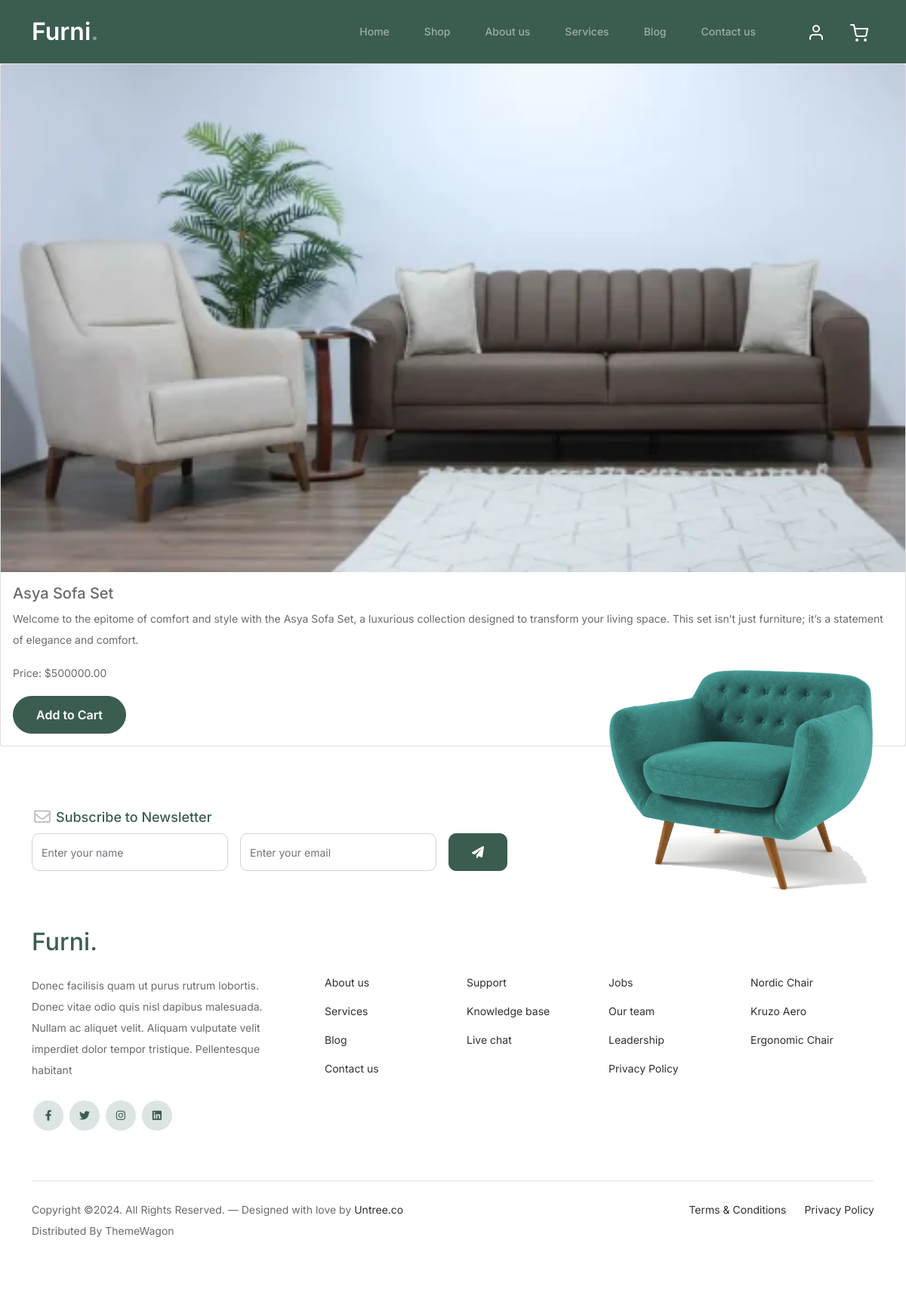
/product/1/, run on the app's committed database.
### ecommerce/models.py (models this page shows, shortened)
class Product(models.Model):
    category = models.ForeignKey(Category, on_delete=models.CASCADE)
    name = models.CharField(max_length=200)
    price = models.DecimalField(max_digits=10, decimal_places=2)
    description = models.TextField()
    image = models.ImageField(upload_to='products/')

### ecommerce/views.py (the view)
# urls.py: path('product/<int:product_id>/', views.product_detail, name='product_detail'),
def product_detail(request, product_id):
    product = get_object_or_404(Product, pk=product_id)
    return render(request, 'ecommerce/product_detail.html', {'product': product})

### ecommerce/templates/ecommerce/product_detail.html (shortened to what this page needs)
{% extends 'ecommerce/base.html' %}
{% block content %}
<div class="card">
    <img src="{{ product.image.url }}" class="card-img-top" alt="{{ product.name }}">
    <div class="card-body">
        <h5 class="card-title">{{ product.name }}</h5>
        <p class="card-text">{{ product.description }}</p>
        <p class="card-text">Price: ${{ product.price }}</p>
        <a href="{% url 'add_to_cart' product.id %}" class="btn btn-primary">Add to Cart</a>
    </div>
</div>
{% endblock %}

### ecommerce/templates/ecommerce/base.html (shortened to what this page needs)
<!doctype html>
{% load static %}
<html lang="en">
<head>
    <link href="{% static 'css/bootstrap.min.css' %}" rel="stylesheet">
    <link href="https://cdnjs.cloudflare.com/ajax/libs/font-awesome/6.0.0-beta3/css/all.min.css" rel="stylesheet">
    <link href="{% static 'css/tiny-slider.css' %}" rel="stylesheet">
    <link href="{% static 'css/style.css' %}" rel="stylesheet">
</head>
<body>
    <nav class="custom-navbar navbar navbar navbar-expand-md navbar-dark bg-dark" arial-label="Furni navigation bar">
        <div class="container">
            <a class="navbar-brand" href="/">Furni<span>.</span></a>
            <div class="collapse navbar-collapse" id="navbarsFurni">
                <ul class="custom-navbar-nav navbar-nav ms-auto mb-2 mb-md-0">
                    <li class="nav-item {% block home %}{% endblock home %}">
                        <a class="nav-link" href="#">Home</a>
                    </li>
                    <li class="{% block shop %}{% endblock shop %}"><a class="nav-link" href="{% url 'product_list' %}">Shop</a></li>
                    <li><a class="nav-link {% block about %}{% endblock about %}" href="#">About us</a></li>
                    <li class="{% block service %}{% endblock service %}"><a class="nav-link" href="#">Services</a></li>
                    <li class="{% block blog %}{% endblock blog %}"><a class="nav-link" href="#">Blog</a></li>
                    <li class="{% block contact %}{% endblock contact %}"><a class="nav-link" href="#">Contact us</a></li>
                </ul>
                <ul class="custom-navbar-cta navbar-nav mb-2 mb-md-0 ms-5">
                    <li><a class="nav-link" href="#"><img src="{% static 'images/user.svg' %}"></a></li>
                    <li><a class="nav-link" href="{% url 'view_cart' %}"><img src="{% static 'images/cart.svg' %}"></a></li>
                </ul>
            </div>
        </div>
    </nav>
    {% block content %}
    {% endblock content %}
    <footer class="footer-section">
    <div class="container relative">
        <div class="sofa-img">
            <img src="{% static 'images/sofa.png' %}" alt="Image" class="img-fluid">
        </div>
        <div class="row">
            <div class="col-lg-8">
                <div class="subscription-form">
                    <h3 class="d-flex align-items-center"><span class="me-1"><img src="{% static 'images/envelope-outline.svg' %}" alt="Image" class="img-fluid"></span><span>Subscribe to Newsletter</span></h3>
                    <form action="#" class="row g-3">
                        <div class="col-auto">
                            <input type="text" class="form-control" placeholder="Enter your name">
                        </div>
                        <div class="col-auto">
                            <input type="email" class="form-control" placeholder="Enter your email">
                        </div>
                        <div class="col-auto">
                            <button class="btn btn-primary">
                                <span class="fa fa-paper-plane"></span>
                            </button>
                        </div>
                    </form>
                </div>
            </div>
        </div>
        <div class="row g-5 mb-5">
            <div class="col-lg-4">
                <div class="mb-4 footer-logo-wrap"><a href="#" class="footer-logo">Furni<span>.</span></a></div>
                <p class="mb-4">Donec facilisis quam ut purus rutrum lobortis. Donec vitae odio quis nisl dapibus malesuada. Nullam ac aliquet velit. Aliquam vulputate velit imperdiet dolor tempor tristique. Pellentesque habitant</p>
                <ul class="list-unstyled custom-social">
                    <li><a href="#"><span class="fa fa-brands fa-facebook-f"></span></a></li>
                    <li><a href="#"><span class="fa fa-brands fa-twitter"></span></a></li>
                    <li><a href="#"><span class="fa fa-brands fa-instagram"></span></a></li>
                    <li><a href="#"><span class="fa fa-brands fa-linkedin"></span></a></li>
                </ul>
            </div>
            <div class="col-lg-8">
                <div class="row links-wrap">
                    <div class="col-6 col-sm-6 col-md-3">
                        <ul class="list-unstyled">
                            <li><a href="#">About us</a></li>
                            <li><a href="#">Services</a></li>
                            <li><a href="#">Blog</a></li>
                            <li><a href="#">Contact us</a></li>
                        </ul>
                    </div>
                    <div class="col-6 col-sm-6 col-md-3">
                        <ul class="list-unstyled">
                            <li><a href="#">Support</a></li>
                            <li><a href="#">Knowledge base</a></li>
                            <li><a href="#">Live chat</a></li>
                        </ul>
                    </div>
                    <div class="col-6 col-sm-6 col-md-3">
                        <ul class="list-unstyled">
                            <li><a href="#">Jobs</a></li>
                            <li><a href="#">Our team</a></li>
                            <li><a href="#">Leadership</a></li>
                            <li><a href="#">Privacy Policy</a></li>
                        </ul>
                    </div>
                    <div class="col-6 col-sm-6 col-md-3">
                        <ul class="list-unstyled">
                            <li><a href="#">Nordic Chair</a></li>
                            <li><a href="#">Kruzo Aero</a></li>
                            <li><a href="#">Ergonomic Chair</a></li>
                        </ul>
                    </div>
                </div>
            </div>
        </div>
        <div class="border-top copyright">
            <div class="row pt-4">
                <div class="col-lg-6">
                    <p class="mb-2 text-center text-lg-start">Copyright &copy;. All Rights Reserved. &mdash; Designed with love by <a href="https://untree.co">Untree.co</a> Distributed By <a hreff="https://themewagon.com">ThemeWagon</a>
    </p>
                </div>
                <div class="col-lg-6 text-center text-lg-end">
                    <ul class="list-unstyled d-inline-flex ms-auto">
                        <li class="me-4"><a href="#">Terms &amp; Conditions</a></li>
                        <li><a href="#">Privacy Policy</a></li>
                    </ul>
                </div>
            </div>
        </div>
    </div>
    </footer>
</body>
</html>

### ecommerce/static/css/style.css (style rules this page uses)
body { overflow-x: hidden; position: relative; }
body { font-family: "Inter", sans-serif; font-weight: 400; line-height: 28px; color: #6a6a6a; font-size: 14px; background-color: #eff2f1; }
a { text-decoration: none; -webkit-transition: .3s all ease; -o-transition: .3s all ease; transition: .3s all ease; color: #2f2f2f; text-decoration: underline; }
.custom-navbar { background: #3b5d50 !important; padding-top: 20px; padding-bottom: 20px; }
.custom-navbar .navbar-brand { font-size: 32px; font-weight: 600; }
.custom-navbar .navbar-brand > span { opacity: .4; }
@media (min-width: 992px) { .custom-navbar .custom-navbar-nav li { margin-left: 15px; margin-right: 15px; } }
.custom-navbar .custom-navbar-nav li a { font-weight: 500; color: #ffffff !important; opacity: .5; -webkit-transition: .3s all ease; -o-transition: .3s all ease; transition: .3s all ease; position: relative; }
@media (min-width: 768px) { .custom-navbar .custom-navbar-nav li a:before { content: ""; position: absolute; bottom: 0; left: 8px; right: 8px; background: #f9bf29; height: 5px; opacity: 1; visibility: visible; width: 0; -webkit-transition: .15s all ease-out; -o-transition: .15s all ease-out; transition: .15s all ease-out; } }
.custom-navbar .custom-navbar-cta { margin-left: 0 !important; -webkit-box-orient: horizontal; -webkit-box-direction: normal; -ms-flex-direction: row; flex-direction: row; }
@media (min-width: 768px) { .custom-navbar .custom-navbar-cta { margin-left: 40px !important; } }
.custom-navbar .custom-navbar-cta li { margin-left: 0px; margin-right: 0px; }
.custom-navbar .custom-navbar-cta li:first-child { margin-right: 20px; }
.btn { font-weight: 600; padding: 12px 30px; border-radius: 30px; color: #ffffff; background: #2f2f2f; border-color: #2f2f2f; }
.btn.btn-primary { background: #3b5d50; border-color: #3b5d50; }
.footer-section { padding: 80px 0; background: #ffffff; }
.footer-section .relative { position: relative; }
.footer-section a { text-decoration: none; color: #2f2f2f; -webkit-transition: .3s all ease; -o-transition: .3s all ease; transition: .3s all ease; }
.footer-section .subscription-form { margin-bottom: 40px; position: relative; z-index: 2; margin-top: 100px; }
@media (min-width: 992px) { .footer-section .subscription-form { margin-top: 0px; margin-bottom: 80px; } }
.footer-section .subscription-form h3 { font-size: 18px; font-weight: 500; color: #3b5d50; }
.footer-section .subscription-form .form-control { height: 50px; border-radius: 10px; font-family: "Inter", sans-serif; }
.footer-section .subscription-form .btn { border-radius: 10px !important; }
.footer-section .sofa-img { position: absolute; top: -200px; z-index: 1; right: 0; }
.footer-section .sofa-img img { max-width: 380px; }
.footer-section .links-wrap { margin-top: 0px; }
@media (min-width: 992px) { .footer-section .links-wrap { margin-top: 54px; } }
.footer-section .links-wrap ul li { margin-bottom: 10px; }
.footer-section .footer-logo-wrap .footer-logo { font-size: 32px; font-weight: 500; text-decoration: none; color: #3b5d50; }
.footer-section .custom-social li { margin: 2px; display: inline-block; }
.footer-section .custom-social li a { width: 40px; height: 40px; text-align: center; line-height: 40px; display: inline-block; background: #dce5e4; color: #3b5d50; border-radius: 50%; }
.footer-section .border-top { border-color: #dce5e4; }
.footer-section .border-top.copyright { font-size: 14px !important; }
.form-control { height: 50px; border-radius: 10px; font-family: "Inter", sans-serif; }

### data on the page
Product: image (picture), name "Asya Sofa Set", description "Welcome to the epitome of comfort and style with the Asya Sofa Set, a luxurious collection designed to transform your living space. This set isn’t just furniture; it’s a statement of elegance and comfort.", price "500000.00"
